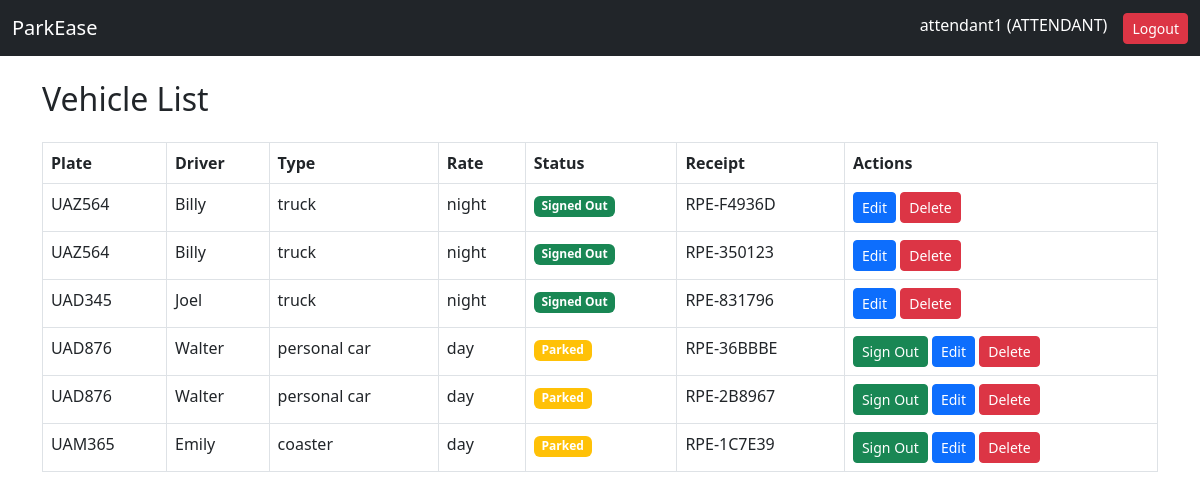
Page /parking/ (signed in) on the committed database.
### accounts/models.py (models this page shows, shortened)
class Staff(AbstractUser):
    ROLE_CHOICES = [
        ('ADMIN', 'Admin'),
        ('MANAGER', 'Manager'),
        ('ATTENDANT', 'Attendant'),
    ]
    role = models.CharField(
        max_length=20,
        choices=ROLE_CHOICES,
        default='ADMIN'
    )
    created_at = models.DateTimeField(auto_now_add=True)

### parking/models.py (models this page shows, shortened)
class VehicleRegistration(models.Model):
    RATE_TYPES = [('day','Day'), ('night','night'), ('short', 'Short')]
    STATUS_CHOICES =[('parked', 'Parked'), ('signed_out', 'Signed_Out')]
    type =models.ForeignKey(VehicleCategory, max_length=10, on_delete= models.CASCADE)
    driver_name = models.CharField(max_length=25, blank = True, null=True)
    number_plate =models.CharField(max_length=6, blank = True, null=True)
    model= models.CharField(max_length=25, blank = False, null=False)
    color=models.CharField(max_length=25, blank = True, null=True)
    phone_number=models.CharField(max_length=12, blank = False, null=False )
    nin=models.CharField(max_length=14, blank = False, null=False)
    arrival_time = models.DateTimeField(auto_now_add=True)
    receipt_number =models.CharField(max_length=20, unique=True, editable=False)
    rate = models.CharField(max_length=20, choices=RATE_TYPES, blank = True, null=True)
    status = models.CharField(max_length=20, choices=STATUS_CHOICES, blank = False, null=False)
    departure_time = models.DateTimeField(blank=True,null=True)

class VehicleCategory(models.Model):
    VEHICLE_TYPE =[ ('truck', 'Truck'), ('personal car', 'Personal Car'),('taxi', 'Taxi'),('coaster','Coaster'),('boda', 'boda boda')]
    vehicle_type =models.CharField(max_length=50, choices=VEHICLE_TYPE)
    day_rate = models.IntegerField()
    night_rate= models.IntegerField()
    short = models.IntegerField()

### parking/views.py (the view)
# urls.py: path('', views.vehicle_list, name='vehicle_list'),
def vehicle_list(request):
    vehicles = VehicleRegistration.objects.all()
    return render(request, 'vehicle_list.html', {'vehicles': vehicles})

### parking/templates/vehicle_list.html
{% extends 'base.html' %}
{% block content %}
<h2 class="mb-4">Vehicle List</h2>
<table class="table table-bordered">
    <thead>
        <tr>
            <th>Plate</th>
            <th>Driver</th>
            <th>Type</th>
            <th>Rate</th>
            <th>Status</th>
            <th>Receipt</th>
            <th>Actions</th>
        </tr>
    </thead>
    <tbody>
        {% for v in vehicles %}
        <tr>
            <td>{{ v.number_plate }}</td>
            <td>{{ v.driver_name }}</td>
            <td>{{ v.type.vehicle_type }}</td>
            <td>{{ v.rate }}</td>
            <td>
                {% if v.status == 'parked' %}
                    <span class="badge bg-warning">Parked</span>
                {% else %}
                    <span class="badge bg-success">Signed Out</span>
                {% endif %}
            </td>
            <td>{{ v.receipt_number }}</td>
            <td>
                {% if v.status == 'parked' %}
                    <a href="{% url 'parking:signout_vehicle' v.pk %}" class="btn btn-sm btn-success">
                        Sign Out
                    </a>
                {% endif %}
                <a href="{% url 'parking:update_vehicle' v.pk %}" class="btn btn-sm btn-primary">
                    Edit
                </a>
                <a href="{% url 'parking:delete_vehicle' v.pk %}" class="btn btn-sm btn-danger">
                    Delete
                </a>
            </td>
        </tr>
        {% endfor %}
    </tbody>
</table>
{% endblock %}

### templates/base.html (shortened to what this page needs)
<!DOCTYPE html>
<html lang="en">
<head>
    <link href="https://cdn.jsdelivr.net/npm/bootstrap@5.3.0/dist/css/bootstrap.min.css" rel="stylesheet">
</head>
<body>
<nav class="navbar navbar-expand-lg navbar-dark bg-dark">
    <div class="container-fluid">
        <a class="navbar-brand" href="#">ParkEase</a>
        <div class="d-flex">
            <span class="text-white me-3">
                {{ request.user.username }} ({{ request.user.role }})
            </span>
            <a href="{% url 'accounts:logout' %}" class="btn btn-danger btn-sm">Logout</a>
        </div>
    </div>
</nav>
<div class="container mt-4">
    {% block content %}{% endblock %}
</div>
</body>
</html>

### rows in the picture
Staff: user.username "attendant1", user.role "ATTENDANT"
VehicleRegistration: number_plate "UAZ564", driver_name "Billy", type.vehicle_type "truck", rate "night", status "Signed Out", receipt_number "RPE-F4936D"
VehicleRegistration: number_plate "UAZ564", driver_name "Billy", type.vehicle_type "truck", rate "night", status "Signed Out", receipt_number "RPE-350123"
VehicleRegistration: number_plate "UAD345", driver_name "Joel", type.vehicle_type "truck", rate "night", status "Signed Out", receipt_number "RPE-831796"
VehicleRegistration: number_plate "UAD876", driver_name "Walter", type.vehicle_type "personal car", rate "day", status "Parked", receipt_number "RPE-36BBBE"
VehicleRegistration: number_plate "UAD876", driver_name "Walter", type.vehicle_type "personal car", rate "day", status "Parked", receipt_number "RPE-2B8967"
VehicleRegistration: number_plate "UAM365", driver_name "Emily", type.vehicle_type "coaster", rate "day", status "Parked", receipt_number "RPE-1C7E39"
